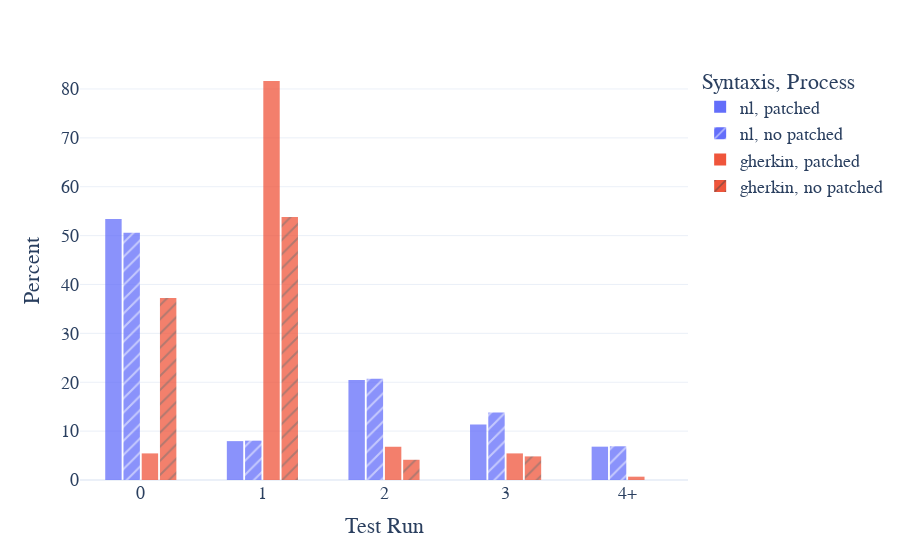

Notebook cell for this chart:
### Code cell
fig = px.histogram(
    ann_copy,
    x="test_run_cat",
    color="syn",         # hue (NL vs Gherkin)
    pattern_shape="tag",     # group by experiment
    barmode="group",     # or "stack" if you want stacking instead
    nbins=10,             # tune as needed
    opacity = 0.75,
    histnorm='percent',
    #marginal = 'violin'
    #text_auto=True
)

fig.update_layout(
    bargap=0.4,
    bargroupgap=0.1,
    xaxis=dict(
        title=dict(
            text = "Test Run"
        )
    ),
    yaxis=dict(
        title=dict(
                text = "Percent"
            )
    ),
    legend=dict(
        title=dict(
            text="Syntaxis, Process"
        )
    ),
    template="plotly_white",
    font=dict(
        family="Courier New, monospace",
        size=18
    )
)

fig.show()

### Figure 1 — Plotly figure (JSON) as saved in the notebook; plotly's stock layout.template omitted (floating-point values rounded to 4 significant figures; data arrays with more than 128 entries replaced by an {"elided": "..."} marker saying what was removed)
{"data": [{"alignmentgroup": "True", "bingroup": "x", "histnorm": "percent", "hovertemplate": "syn=nl<br>tag=patched<br>test_run_cat=%{x}<br>percent=%{y}<extra></extra>", "legendgroup": "nl, patched", "marker": {"color": "#636efa", "opacity": 0.75, "pattern": {"shape": ""}}, "name": "nl, patched", "nbinsx": 10, "offsetgroup": "nl, patched", "orientation": "v", "showlegend": true, "type": "histogram", "x": ["0", "0", "0", "0", "0", "0", "0", "0", "0", "0", "0", "0", "0", "0", "1", "1", "2", "2", "3", "3", "0", "0", "2", "1", "2", "2", "3", "0", "3", "4+", "2", "4+", "0", "1", "0", "0", "0", "0", "0", "3", "0", "0", "0", "0", "0", "0", "0", "2", "0", "2", "2", "2", "2", "2", "0", "3", "0", "0", "0", "0", "0", "0", "0", "0", "2", "3", "0", "0", "2", "4+", "2", "4+", "2", "0", "0", "2", "1", "3", "0", "3", "0", "1", "4+", "0", "2", "3", "4+", "1"], "xaxis": "x", "yaxis": "y"}, {"alignmentgroup": "True", "bingroup": "x", "histnorm": "percent", "hovertemplate": "syn=nl<br>tag=no patched<br>test_run_cat=%{x}<br>percent=%{y}<extra></extra>", "legendgroup": "nl, no patched", "marker": {"color": "#636efa", "opacity": 0.75, "pattern": {"shape": "/"}}, "name": "nl, no patched", "nbinsx": 10, "offsetgroup": "nl, no patched", "orientation": "v", "showlegend": true, "type": "histogram", "x": ["0", "0", "0", "0", "0", "0", "0", "0", "0", "0", "0", "0", "2", "3", "3", "1", "3", "3", "4+", "2", "3", "0", "0", "0", "2", "0", "2", "0", "3", "2", "1", "4+", "2", "1", "1", "0", "0", "0", "0", "0", "3", "0", "0", "0", "0", "0", "0", "2", "2", "2", "2", "0", "2", "2", "0", "3", "0", "0", "0", "0", "0", "0", "0", "3", "0", "0", "2", "0", "4+", "0", "2", "2", "4+", "2", "1", "2", "3", "0", "3", "1", "0", "0", "2", "4+", "3", "1", "4+"], "xaxis": "x", "yaxis": "y"}, {"alignmentgroup": "True", "bingroup": "x", "histnorm": "percent", "hovertemplate": "syn=gherkin<br>tag=patched<br>test_run_cat=%{x}<br>percent=%{y}<extra></extra>", "legendgroup": "gherkin, patched", "marker": {"color": "#EF553B", "opacity": 0.75, "pattern": {"shape": ""}}, "name": "gherkin, patched", "nbinsx": 10, "offsetgroup": "gherkin, patched", "orientation": "v", "showlegend": true, "type": "histogram", "x": {"elided": "147 str values"}, "xaxis": "x", "yaxis": "y"}, {"alignmentgroup": "True", "bingroup": "x", "histnorm": "percent", "hovertemplate": "syn=gherkin<br>tag=no patched<br>test_run_cat=%{x}<br>percent=%{y}<extra></extra>", "legendgroup": "gherkin, no patched", "marker": {"color": "#EF553B", "opacity": 0.75, "pattern": {"shape": "/"}}, "name": "gherkin, no patched", "nbinsx": 10, "offsetgroup": "gherkin, no patched", "orientation": "v", "showlegend": true, "type": "histogram", "x": {"elided": "145 str values"}, "xaxis": "x", "yaxis": "y"}], "layout": {"bargap": 0.4, "bargroupgap": 0.1, "barmode": "group", "font": {"family": "Courier New, monospace", "size": 18}, "legend": {"title": {"text": "Syntaxis, Process"}, "tracegroupgap": 0}, "margin": {"t": 60}, "xaxis": {"anchor": "y", "domain": [0, 1], "title": {"text": "Test Run"}}, "yaxis": {"anchor": "x", "domain": [0, 1], "title": {"text": "Percent"}}}}
